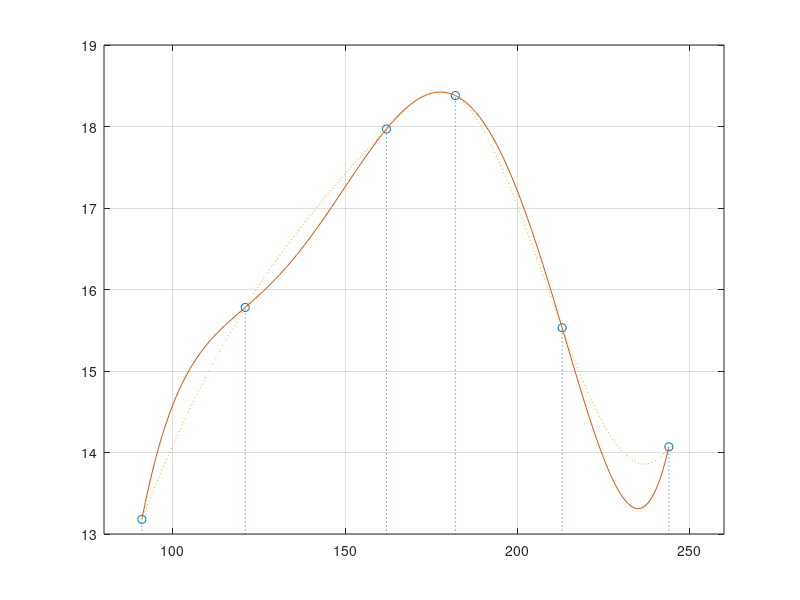

Write the MATLAB code that produced this figure.
%
% Numeriska metoder, lab 2, uppgift 1a
% Patrik Nyman, ht 2015
%

x = [91 121 162 182 213 244]';
y = [13.18 15.78 17.97 18.38 15.53 14.07]';

% datestr(122, 'dd mmm')

A = [ones(6,1) x x.^2 x.^3 x.^4 x.^5];
c = A \ y;
X = x(1):x(6);
P = c(1) + c(2)*X + c(3)*X.^2 + c(4)*X.^3 + c(5)*X.^4 + c(6)*X.^5;

P(157-90)
P(227-90)
% P(end)

stem(x, y, ':')
hold on
axis([80, 260, 13, 19])
plot(X, P), grid

Pm = spline(x, y, X);
hold on
plot(X, Pm, ':')
print('fig1a','-dpng')
